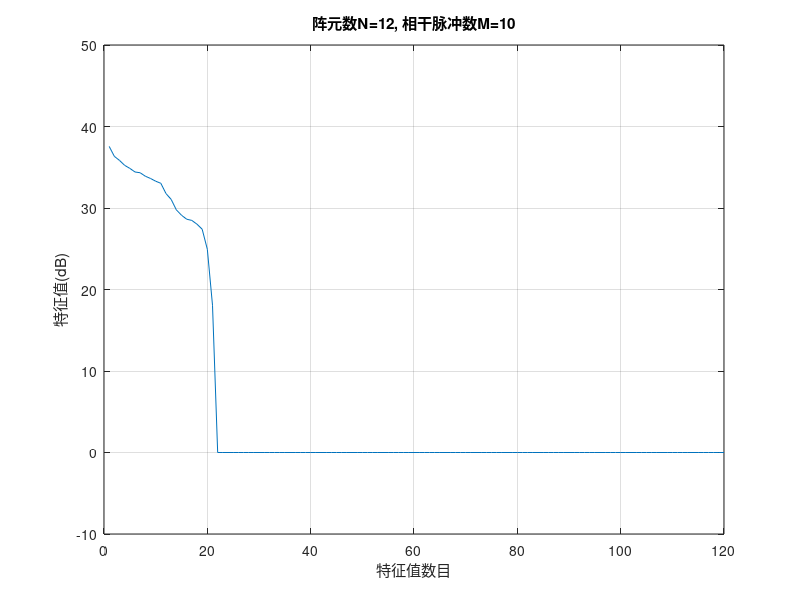
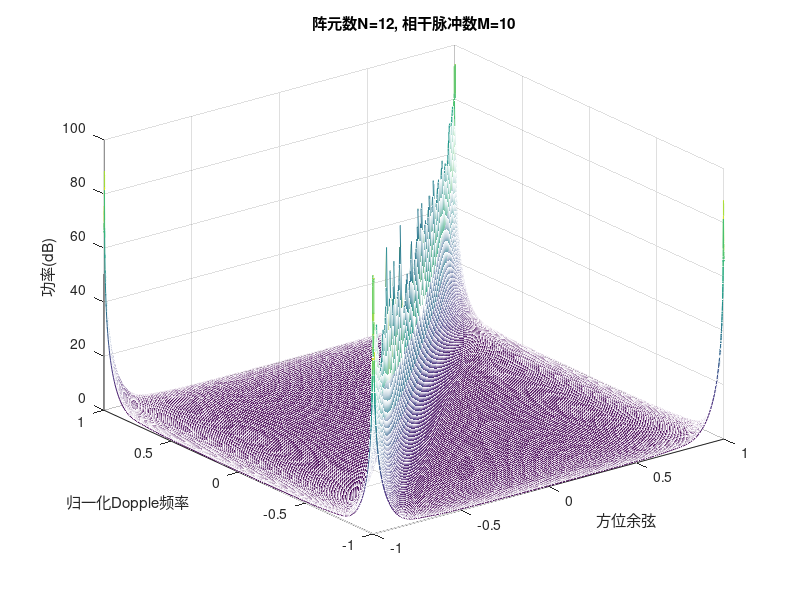
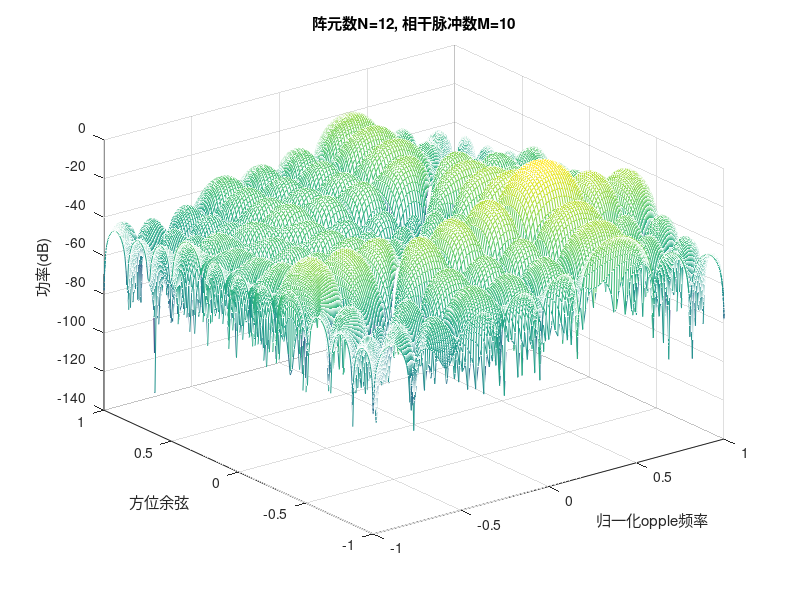
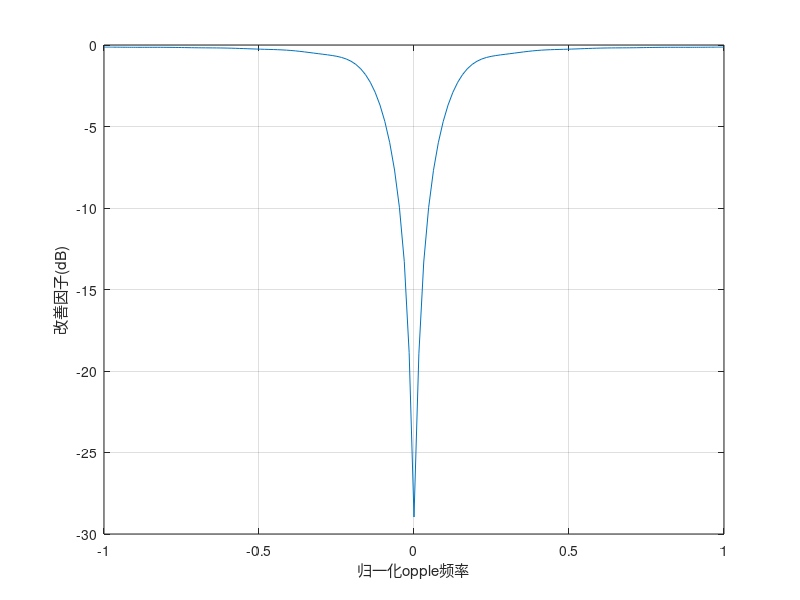

Reproduce these figures in MATLAB, in order.
%opt2d.m: 全自由度空时自适应处理
%--------------------------------------------------------------------------
%start         : 2025.11.04  AM 10:21   yunrisheng
%Latest change : 
%--------------------------------------------------------------------------

clear
tic
%杂波仿真参数
N = 12;                        % 阵元个数
M = 10;                        % 相干脉冲数
CNR = 30;                      % 杂噪比
beta = 1;                      % 杂波折叠系数(beta = 2*v*T/d)
sita_a = -90:.9:90.;         % 杂波单元个数               
sita = sita_a*pi/180;
[NN N_bin] = size(sita);
%目标参数
sita_t = -25;                  % 目标DOA
omiga_t = 0.4;                 % 目标Doppler
SNR = 0;                       % 信噪比

%空间导向矢量和时间导向矢量
%空间频率和Dopple频率满足 omiga_d = beta * omiga_s
omiga_s = pi*sin(sita);      
omiga_d = beta*omiga_s;       

aN = zeros(N,N_bin);
bN = zeros(M,N_bin);

aN = exp(-j*[0:N-1]'*omiga_s)./sqrt(N);
bN = exp(-j*[0:M-1]'*omiga_d)./sqrt(M);


%目标空时信号
aN_t = zeros(N,1);
bN_t = zeros(M,1);

aN_t = exp(-j*pi*[0:N-1]'*sin(sita_t*pi/180))/sqrt(N);
bN_t = exp(-j*pi*[0:M-1]'*omiga_t)/sqrt(M);

S_t = zeros(M*N,1);
S_t = kron(aN_t,bN_t);

%计算杂波协方差矩阵
R = zeros(M*N,M*N);                     
S = zeros(M*N,N_bin);                   
ksai = 10^(CNR/10)*(randn(1,N_bin)+j*randn(1,N_bin))/sqrt(2);               %服从正态分布的随机幅值，方差为1
for ii = 1:N_bin
    S(:,ii) = kron(aN(:,ii),bN(:,ii));  
    R = R + ksai(ii).*(S(:,ii)*S(:,ii)');       
end

%干扰协方差矩阵，杂噪比为30dB
R = R +eye(M*N);     %CNR = 30dB
inv_R = inv(R);                   %逆矩阵
%求特征值谱
[u s v] = svd(R);                       %特征值分解
figure(1);
plot(10*log10(diag(s)));
title('阵元数N=12, 相干脉冲数M=10');
axis([0 120 -10 50]);
xlabel('特征值数目');
ylabel('特征值(dB)');
grid on

P_f = zeros(N_bin,N_bin);
P_min_var = zeros(N_bin,N_bin);
%求杂波谱
for ii = 1:N_bin
    for jj = 1:N_bin
            SS = kron(aN(:,ii),bN(:,jj));
            P_f(ii,jj) = SS'*R*SS;        %傅氏谱
            P_min_var(ii,jj) = 1./(SS'*inv_R*SS);
    end
end        

%最小方差功率谱
figure(2)
mesh(sin(sita),omiga_d/pi,20*log10(abs(P_min_var)));
title('阵元数N=12, 相干脉冲数M=10');
xlabel('方位余弦');
ylabel('归一化Dopple频率');
zlabel('功率(dB)');
grid on
%空时最优权向量
w_opt = inv(R)*S_t./(S_t'*inv_R*S_t);   
%w_opt = inv(RR)*a_t;

%求最优空时响应
for ii = 1:N_bin
    for jj = 1:N_bin
        SSS = kron(aN(:,ii),bN(:,jj));
        res_opt(ii,jj) = SSS'*w_opt;
    end
end
                      
figure(3)
%[X,Y]=meshgrid(omiga_d/pi,sita_a);
mesh(omiga_d/pi,omiga_d/pi,10*log10(abs(res_opt).^2))
title('阵元数N=12, 相干脉冲数M=10');
xlabel('归一化opple频率');
ylabel('方位余弦');
zlabel('功率(dB)');
grid on
%求最优改善因子
for ii = 1:N_bin
    for jj = 1:N_bin
        SS = kron(aN(:,ii),bN(:,jj));
 %       IF(ii,jj) = SS'*inv_R*SS.*trace(R)./(SS'*SS);
        IF(ii,jj) = SS'*inv_R*SS./(SS'*SS);
    end
end
figure(4)
axis([-1 1 10 55]);
plot(omiga_d/pi,10*log10(abs(IF(101,:))));
xlabel('归一化opple频率');
ylabel('改善因子(dB)');
grid on

toc

disp('分支develop做出修改')
